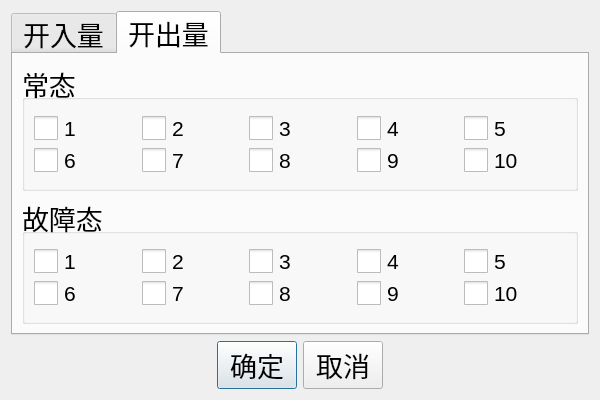
<?xml version="1.0" encoding="UTF-8"?>
<ui version="4.0">
 <class>QSequenceGradientSettingDlg</class>
 <widget class="QDialog" name="QSequenceGradientSettingDlg">
  <property name="geometry">
   <rect>
    <x>0</x>
    <y>0</y>
    <width>600</width>
    <height>400</height>
   </rect>
  </property>
  <property name="font">
   <font>
    <pointsize>18</pointsize>
   </font>
  </property>
  <property name="windowTitle">
   <string/>
  </property>
  <property name="windowOpacity">
   <double>1.000000000000000</double>
  </property>
  <layout class="QVBoxLayout" name="verticalLayout">
   <item>
    <widget class="QSttTabWidget" name="tabWidget">
     <property name="font">
      <font>
       <pointsize>20</pointsize>
      </font>
     </property>
     <property name="currentIndex">
      <number>1</number>
     </property>
     <widget class="QWidget" name="m_tabBIn">
      <attribute name="title">
       <string>开入量</string>
      </attribute>
      <layout class="QVBoxLayout" name="verticalLayout_2">
       <item>
        <layout class="QGridLayout" name="gridLayout">
         <item row="0" column="2">
          <widget class="QSttCheckBox" name="m_cbBinC">
           <property name="font">
            <font>
             <pointsize>16</pointsize>
            </font>
           </property>
           <property name="styleSheet">
            <string notr="true">QCheckBox::indicator {  
width: 24px;  height: 24px;
}</string>
           </property>
           <property name="text">
            <string>C</string>
           </property>
          </widget>
         </item>
         <item row="0" column="0">
          <widget class="QSttCheckBox" name="m_cbBinA">
           <property name="font">
            <font>
             <pointsize>16</pointsize>
            </font>
           </property>
           <property name="styleSheet">
            <string notr="true">QCheckBox::indicator {  
width: 24px;  height: 24px;
}</string>
           </property>
           <property name="text">
            <string>A</string>
           </property>
          </widget>
         </item>
         <item row="0" column="1">
          <widget class="QSttCheckBox" name="m_cbBinB">
           <property name="font">
            <font>
             <pointsize>16</pointsize>
            </font>
           </property>
           <property name="styleSheet">
            <string notr="true">QCheckBox::indicator {  
width: 24px;  height: 24px;
}</string>
           </property>
           <property name="text">
            <string>B</string>
           </property>
          </widget>
         </item>
         <item row="0" column="3">
          <widget class="QSttCheckBox" name="m_cbBinD">
           <property name="font">
            <font>
             <pointsize>16</pointsize>
            </font>
           </property>
           <property name="styleSheet">
            <string notr="true">QCheckBox::indicator {  
width: 24px;  height: 24px;
}</string>
           </property>
           <property name="text">
            <string>D</string>
           </property>
          </widget>
         </item>
         <item row="0" column="4">
          <widget class="QSttCheckBox" name="m_cbBinE">
           <property name="font">
            <font>
             <pointsize>16</pointsize>
            </font>
           </property>
           <property name="styleSheet">
            <string notr="true">QCheckBox::indicator {  
width: 24px;  height: 24px;
}</string>
           </property>
           <property name="text">
            <string>E</string>
           </property>
          </widget>
         </item>
        </layout>
       </item>
       <item>
        <layout class="QGridLayout" name="gridLayout_2">
         <item row="0" column="1">
          <widget class="QSttCheckBox" name="m_cbBinF">
           <property name="font">
            <font>
             <pointsize>16</pointsize>
            </font>
           </property>
           <property name="styleSheet">
            <string notr="true">QCheckBox::indicator {  
width: 24px;  height: 24px;
}</string>
           </property>
           <property name="text">
            <string>F</string>
           </property>
          </widget>
         </item>
         <item row="0" column="2">
          <widget class="QSttCheckBox" name="m_cbBinG">
           <property name="font">
            <font>
             <pointsize>16</pointsize>
            </font>
           </property>
           <property name="styleSheet">
            <string notr="true">QCheckBox::indicator {  
width: 24px;  height: 24px;
}</string>
           </property>
           <property name="text">
            <string>G</string>
           </property>
          </widget>
         </item>
         <item row="0" column="4">
          <widget class="QSttCheckBox" name="m_cbBinI">
           <property name="font">
            <font>
             <pointsize>16</pointsize>
            </font>
           </property>
           <property name="styleSheet">
            <string notr="true">QCheckBox::indicator {  
width: 24px;  height: 24px;
}</string>
           </property>
           <property name="text">
            <string>I</string>
           </property>
          </widget>
         </item>
         <item row="0" column="3">
          <widget class="QSttCheckBox" name="m_cbBinH">
           <property name="font">
            <font>
             <pointsize>16</pointsize>
            </font>
           </property>
           <property name="styleSheet">
            <string notr="true">QCheckBox::indicator {  
width: 24px;  height: 24px;
}</string>
           </property>
           <property name="text">
            <string>H</string>
           </property>
          </widget>
         </item>
         <item row="0" column="5">
          <widget class="QSttCheckBox" name="m_cbBinJ">
           <property name="font">
            <font>
             <pointsize>16</pointsize>
            </font>
           </property>
           <property name="styleSheet">
            <string notr="true">QCheckBox::indicator {  
width: 24px;  height: 24px;
}</string>
           </property>
           <property name="text">
            <string>J</string>
           </property>
          </widget>
         </item>
        </layout>
       </item>
       <item>
        <layout class="QHBoxLayout" name="horizontalLayout_4">
         <item>
          <spacer name="horizontalSpacer_3">
           <property name="orientation">
            <enum>Qt::Horizontal</enum>
           </property>
           <property name="sizeHint" stdset="0">
            <size>
             <width>20</width>
             <height>20</height>
            </size>
           </property>
          </spacer>
         </item>
         <item>
          <widget class="QRadioButton" name="m_rbAnd">
           <property name="text">
            <string>逻辑与</string>
           </property>
           <property name="checked">
            <bool>true</bool>
           </property>
          </widget>
         </item>
         <item>
          <spacer name="horizontalSpacer_5">
           <property name="orientation">
            <enum>Qt::Horizontal</enum>
           </property>
           <property name="sizeHint" stdset="0">
            <size>
             <width>40</width>
             <height>20</height>
            </size>
           </property>
          </spacer>
         </item>
         <item>
          <widget class="QRadioButton" name="m_rbOr">
           <property name="text">
            <string>逻辑或</string>
           </property>
          </widget>
         </item>
         <item>
          <spacer name="horizontalSpacer_4">
           <property name="orientation">
            <enum>Qt::Horizontal</enum>
           </property>
           <property name="sizeHint" stdset="0">
            <size>
             <width>40</width>
             <height>20</height>
            </size>
           </property>
          </spacer>
         </item>
        </layout>
       </item>
      </layout>
     </widget>
     <widget class="QWidget" name="m_tabBOut">
      <attribute name="title">
       <string>开出量</string>
      </attribute>
      <layout class="QVBoxLayout" name="verticalLayout_3">
       <item>
        <widget class="QSttGroupBox" name="m_gbNormal">
         <property name="title">
          <string>常态</string>
         </property>
         <layout class="QVBoxLayout" name="verticalLayout_4">
          <item>
           <layout class="QGridLayout" name="gridLayout_3">
            <item row="0" column="2">
             <widget class="QSttCheckBox" name="m_cbBOut3">
              <property name="font">
               <font>
                <pointsize>16</pointsize>
               </font>
              </property>
              <property name="styleSheet">
               <string notr="true">QCheckBox::indicator {  
width: 24px;  height: 24px;
}</string>
              </property>
              <property name="text">
               <string>3</string>
              </property>
             </widget>
            </item>
            <item row="0" column="3">
             <widget class="QSttCheckBox" name="m_cbBOut4">
              <property name="font">
               <font>
                <pointsize>16</pointsize>
               </font>
              </property>
              <property name="styleSheet">
               <string notr="true">QCheckBox::indicator {  
width: 24px;  height: 24px;
}</string>
              </property>
              <property name="text">
               <string>4</string>
              </property>
             </widget>
            </item>
            <item row="1" column="0">
             <widget class="QSttCheckBox" name="m_cbBOut6">
              <property name="font">
               <font>
                <pointsize>16</pointsize>
               </font>
              </property>
              <property name="styleSheet">
               <string notr="true">QCheckBox::indicator {  
width: 24px;  height: 24px;
}</string>
              </property>
              <property name="text">
               <string>6</string>
              </property>
             </widget>
            </item>
            <item row="1" column="1">
             <widget class="QSttCheckBox" name="m_cbBOut7">
              <property name="font">
               <font>
                <pointsize>16</pointsize>
               </font>
              </property>
              <property name="styleSheet">
               <string notr="true">QCheckBox::indicator {  
width: 24px;  height: 24px;
}</string>
              </property>
              <property name="text">
               <string>7</string>
              </property>
             </widget>
            </item>
            <item row="0" column="1">
             <widget class="QSttCheckBox" name="m_cbBOut2">
              <property name="font">
               <font>
                <pointsize>16</pointsize>
               </font>
              </property>
              <property name="styleSheet">
               <string notr="true">QCheckBox::indicator {  
width: 24px;  height: 24px;
}</string>
              </property>
              <property name="text">
               <string>2</string>
              </property>
             </widget>
            </item>
            <item row="1" column="4">
             <widget class="QSttCheckBox" name="m_cbBOut10">
              <property name="font">
               <font>
                <pointsize>16</pointsize>
               </font>
              </property>
              <property name="styleSheet">
               <string notr="true">QCheckBox::indicator {  
width: 24px;  height: 24px;
}</string>
              </property>
              <property name="text">
               <string>10</string>
              </property>
             </widget>
            </item>
            <item row="1" column="2">
             <widget class="QSttCheckBox" name="m_cbBOut8">
              <property name="font">
               <font>
                <pointsize>16</pointsize>
               </font>
              </property>
              <property name="styleSheet">
               <string notr="true">QCheckBox::indicator {  
width: 24px;  height: 24px;
}</string>
              </property>
              <property name="text">
               <string>8</string>
              </property>
             </widget>
            </item>
            <item row="0" column="4">
             <widget class="QSttCheckBox" name="m_cbBOut5">
              <property name="font">
               <font>
                <pointsize>16</pointsize>
               </font>
              </property>
              <property name="styleSheet">
               <string notr="true">QCheckBox::indicator {  
width: 24px;  height: 24px;
}</string>
              </property>
              <property name="text">
               <string>5</string>
              </property>
             </widget>
            </item>
            <item row="1" column="3">
             <widget class="QSttCheckBox" name="m_cbBOut9">
              <property name="font">
               <font>
                <pointsize>16</pointsize>
               </font>
              </property>
              <property name="styleSheet">
               <string notr="true">QCheckBox::indicator {  
width: 24px;  height: 24px;
}</string>
              </property>
              <property name="text">
               <string>9</string>
              </property>
             </widget>
            </item>
            <item row="0" column="0">
             <widget class="QSttCheckBox" name="m_cbBOut1">
              <property name="font">
               <font>
                <pointsize>16</pointsize>
               </font>
              </property>
              <property name="styleSheet">
               <string notr="true">QCheckBox::indicator {  
width: 24px;  height: 24px;
}</string>
              </property>
              <property name="text">
               <string>1</string>
              </property>
             </widget>
            </item>
           </layout>
          </item>
         </layout>
        </widget>
       </item>
       <item>
        <widget class="QSttGroupBox" name="m_gbError">
         <property name="title">
          <string>故障态</string>
         </property>
         <layout class="QVBoxLayout" name="verticalLayout_5">
          <item>
           <layout class="QGridLayout" name="gridLayout_4">
            <item row="1" column="4">
             <widget class="QSttCheckBox" name="m_cbBOut10_E">
              <property name="font">
               <font>
                <pointsize>16</pointsize>
               </font>
              </property>
              <property name="styleSheet">
               <string notr="true">QCheckBox::indicator {  
width: 24px;  height: 24px;
}</string>
              </property>
              <property name="text">
               <string>10</string>
              </property>
             </widget>
            </item>
            <item row="0" column="3">
             <widget class="QSttCheckBox" name="m_cbBOut4_E">
              <property name="font">
               <font>
                <pointsize>16</pointsize>
               </font>
              </property>
              <property name="styleSheet">
               <string notr="true">QCheckBox::indicator {  
width: 24px;  height: 24px;
}</string>
              </property>
              <property name="text">
               <string>4</string>
              </property>
             </widget>
            </item>
            <item row="0" column="1">
             <widget class="QSttCheckBox" name="m_cbBOut2_E">
              <property name="font">
               <font>
                <pointsize>16</pointsize>
               </font>
              </property>
              <property name="styleSheet">
               <string notr="true">QCheckBox::indicator {  
width: 24px;  height: 24px;
}</string>
              </property>
              <property name="text">
               <string>2</string>
              </property>
             </widget>
            </item>
            <item row="1" column="1">
             <widget class="QSttCheckBox" name="m_cbBOut7_E">
              <property name="font">
               <font>
                <pointsize>16</pointsize>
               </font>
              </property>
              <property name="styleSheet">
               <string notr="true">QCheckBox::indicator {  
width: 24px;  height: 24px;
}</string>
              </property>
              <property name="text">
               <string>7</string>
              </property>
             </widget>
            </item>
            <item row="0" column="4">
             <widget class="QSttCheckBox" name="m_cbBOut5_E">
              <property name="font">
               <font>
                <pointsize>16</pointsize>
               </font>
              </property>
              <property name="styleSheet">
               <string notr="true">QCheckBox::indicator {  
width: 24px;  height: 24px;
}</string>
              </property>
              <property name="text">
               <string>5</string>
              </property>
             </widget>
            </item>
            <item row="1" column="0">
             <widget class="QSttCheckBox" name="m_cbBOut6_E">
              <property name="font">
               <font>
                <pointsize>16</pointsize>
               </font>
              </property>
              <property name="styleSheet">
               <string notr="true">QCheckBox::indicator {  
width: 24px;  height: 24px;
}</string>
              </property>
              <property name="text">
               <string>6</string>
              </property>
             </widget>
            </item>
            <item row="1" column="3">
             <widget class="QSttCheckBox" name="m_cbBOut9_E">
              <property name="font">
               <font>
                <pointsize>16</pointsize>
               </font>
              </property>
              <property name="styleSheet">
               <string notr="true">QCheckBox::indicator {  
width: 24px;  height: 24px;
}</string>
              </property>
              <property name="text">
               <string>9</string>
              </property>
             </widget>
            </item>
            <item row="0" column="0">
             <widget class="QSttCheckBox" name="m_cbBOut1_E">
              <property name="font">
               <font>
                <pointsize>16</pointsize>
               </font>
              </property>
              <property name="styleSheet">
               <string notr="true">QCheckBox::indicator {  
width: 24px;  height: 24px;
}</string>
              </property>
              <property name="text">
               <string>1</string>
              </property>
             </widget>
            </item>
            <item row="1" column="2">
             <widget class="QSttCheckBox" name="m_cbBOut8_E">
              <property name="font">
               <font>
                <pointsize>16</pointsize>
               </font>
              </property>
              <property name="styleSheet">
               <string notr="true">QCheckBox::indicator {  
width: 24px;  height: 24px;
}</string>
              </property>
              <property name="text">
               <string>8</string>
              </property>
             </widget>
            </item>
            <item row="0" column="2">
             <widget class="QSttCheckBox" name="m_cbBOut3_E">
              <property name="font">
               <font>
                <pointsize>16</pointsize>
               </font>
              </property>
              <property name="styleSheet">
               <string notr="true">QCheckBox::indicator {  
width: 24px;  height: 24px;
}</string>
              </property>
              <property name="text">
               <string>3</string>
              </property>
             </widget>
            </item>
           </layout>
          </item>
         </layout>
        </widget>
       </item>
      </layout>
     </widget>
    </widget>
   </item>
   <item>
    <layout class="QHBoxLayout" name="horizontalLayout">
     <item>
      <spacer name="horizontalSpacer">
       <property name="orientation">
        <enum>Qt::Horizontal</enum>
       </property>
       <property name="sizeHint" stdset="0">
        <size>
         <width>40</width>
         <height>20</height>
        </size>
       </property>
      </spacer>
     </item>
     <item>
      <widget class="QPushButton" name="m_btnOK">
       <property name="font">
        <font>
         <pointsize>20</pointsize>
        </font>
       </property>
       <property name="text">
        <string>确定</string>
       </property>
      </widget>
     </item>
     <item>
      <widget class="QPushButton" name="m_btnCancel">
       <property name="font">
        <font>
         <pointsize>20</pointsize>
        </font>
       </property>
       <property name="text">
        <string>取消</string>
       </property>
      </widget>
     </item>
     <item>
      <spacer name="horizontalSpacer_2">
       <property name="orientation">
        <enum>Qt::Horizontal</enum>
       </property>
       <property name="sizeHint" stdset="0">
        <size>
         <width>40</width>
         <height>20</height>
        </size>
       </property>
      </spacer>
     </item>
    </layout>
   </item>
  </layout>
 </widget>
 <customwidgets>
  <customwidget>
   <class>QSttTabWidget</class>
   <extends>QTabWidget</extends>
   <header>../Controls/SttTabWidget.h</header>
   <container>1</container>
  </customwidget>
  <customwidget>
   <class>QSttCheckBox</class>
   <extends>QCheckBox</extends>
   <header>../Controls/SttCheckBox.h</header>
  </customwidget>
  <customwidget>
   <class>QSttGroupBox</class>
   <extends>QGroupBox</extends>
   <header>../Controls/SttGroupBox.h</header>
   <container>1</container>
  </customwidget>
 </customwidgets>
 <resources/>
 <connections/>
</ui>
